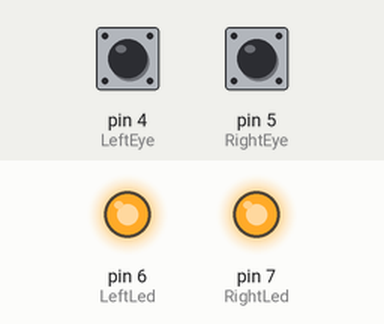
A sketch run on a simulated Arduino Uno, built with avr-gcc and run on an emulated ATmega328P. Shown: output pins drawn as LEDs (lit = HIGH). The test bench sets the inputs (shaded band); at power-on: pin 4 (LeftEye) HIGH, pin 5 (RightEye) HIGH.

Above: at 1.2 s.
1.3 s: pin 4 (LeftEye) pulled LOW for 0.15 s
At 1.37 s:
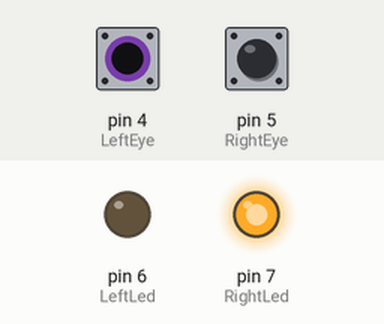
2.9 s: pin 4 (LeftEye) pulled LOW for 3.2 s
At 3.5 s:
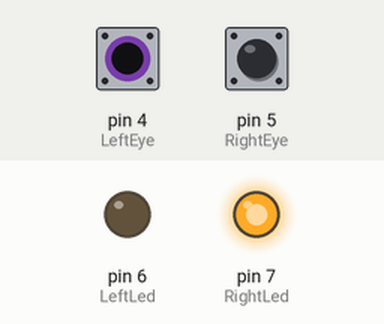
Timing chart, 0 to 5.9 s (numbered marks = the images above; inputs shaded):
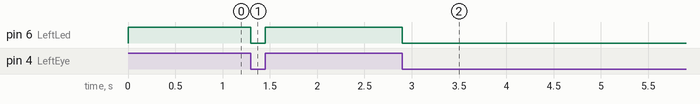

The sketch:

wink_detector_4.ino
```cpp
// (licence header left out)
// ==================================
//  Globals
// ==================================

// ----- Definitions
#define OPEN LOW                        // Comparator output is LOW when eye is open
#define CLOSED HIGH                     // Comparator output is HIGH when eye is closed
#define ON HIGH                         // Comparator output is LOW when eye is open
#define OFF LOW                         // Comparator output is HIGH when eye is closed

// ----- Wiring
const byte LeftEye = 4;                 // Comparator output for left eye on pin D4
const byte RightEye = 5;                // Comparator output for right eye on pin D5
const byte LeftLed = 6;                 // LED for left eye connected to pin D6
const byte RightLed = 7;                // LED for right eye connected to pin D7

// ----- Eye logic
bool LeftEyeState;                      // Holds current eye state
bool RightEyeState;                     // Holds current eye state

// ----- Wink detection logic
unsigned long LeftStopTime;
unsigned long RightStopTime;
unsigned long StopTime = 1000000UL;     // 1000000 uS = 1 second

// ==================================
//  setup()
// ==================================
void setup() {
  // ----- Configure Serial port
  Serial.begin(115200);

  // ----- Configure eyes as inputs
  pinMode(LeftEye, INPUT_PULLUP);
  pinMode(RightEye, INPUT_PULLUP);

  // ----- Configure LEDs as outputs
  pinMode(LeftLed, OUTPUT);
  pinMode(RightLed, OUTPUT);

  // ----- Force loop() to wait until both eyes are open
  LeftEyeState = CLOSED;
  RightEyeState = CLOSED;
  digitalWrite(LeftLed, ON);         // LEDs indicate eyes states
  digitalWrite(RightLed, ON);

  // ----- Start the lock-out timers
  LeftStopTime = micros();
  RightStopTime = micros();
}

// ==================================
//  loop()
// ==================================
void loop()
{
  // ----- Check for left-wink
  /*
     This code block cannot be entered until the RightStopTime delay has elapsed.
     This delay is set by the right-wink detector and prevents false readings from
     the left-wink detector.
  */
  if (micros() > RightStopTime) {
    LeftEyeState = digitalRead(LeftEye);
    while (LeftEyeState == CLOSED) {
      digitalWrite(LeftLed, ON);                            // Left eye closed
      LeftEyeState = digitalRead(LeftEye);
      LeftStopTime = micros() + StopTime;                   // Disable right-wink detector for 1 second
    }
    digitalWrite(LeftLed, OFF);                             // Left eye open
  }

  // ----- Check for right-wink
  /*
     This code block cannot be entered until the LeftStopTime delay has elapsed.
     This delay is set by the left-wink detector and prevents false readings from
     the right-wink detector.
  */
  if (micros() > LeftStopTime) {
    RightEyeState = digitalRead(RightEye);
    while (RightEyeState == CLOSED) {
      digitalWrite(RightLed, ON);                           // Right eye closed
      RightEyeState = digitalRead(RightEye);
      RightStopTime = micros() + StopTime;                  // Disable left-wink detector for 1 second
    }
    digitalWrite(RightLed, OFF);                            // Right eye open
  }
}
```

Measured:
- after the input at 1.3 s, pin 6 (LeftLed): HIGH → LOW at once, → HIGH 0.15 s later
- after the input at 2.9 s, pin 6 (LeftLed): HIGH → LOW at once
